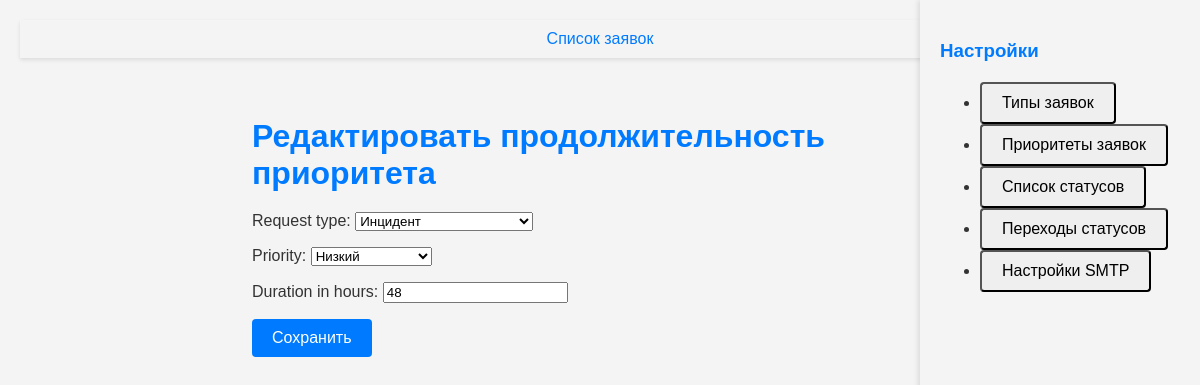
Page /priority_duration/edit/1/ on the earlier database version.
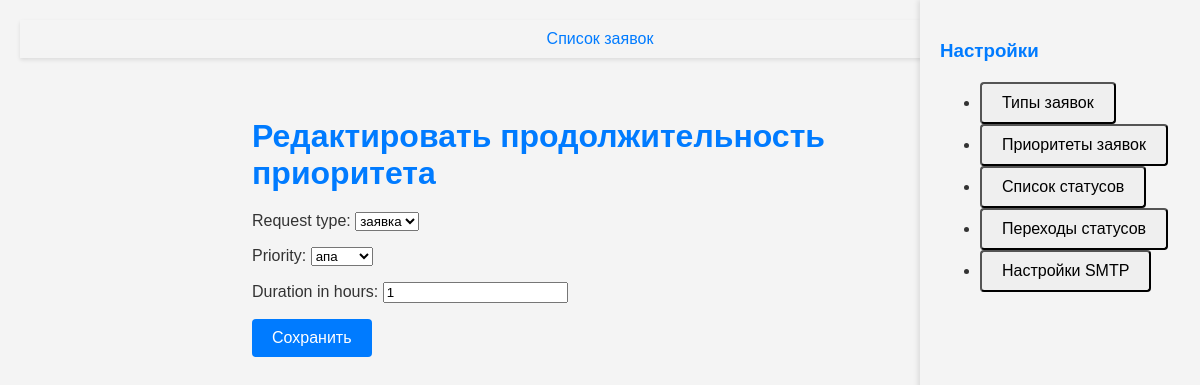
Same page on the later database version.
### service/models.py (models this page shows, shortened)
class PriorityDuration(models.Model):
    request_type = models.ForeignKey(RequestType, on_delete=models.CASCADE)
    priority = models.ForeignKey(Priority, on_delete=models.CASCADE)
    duration_in_hours = models.IntegerField(default=0)
    class Meta:
        unique_together = ('priority', 'request_type')

### service/views/settings_views.py (the view)
# urls.py: path('priority_duration/edit/<int:pk>/', create_or_edit_priority_duration, name='edit_priority_duration'),
def create_or_edit_priority_duration(request, pk=None):
    if pk:
        duration = get_object_or_404(PriorityDuration, pk=pk)
    else:
        duration = None
    form = PriorityDurationForm(request.POST or None, instance=duration)
    if request.method == 'POST' and form.is_valid():
        form.save()
        messages.success(request, "Продолжительность приоритета успешно сохранена.")
        return redirect('types_list')  # Используйте имя URL-паттерна здесь
    context = {
        'form': form,
        'duration': duration
    }
    return render(request, 'settings/priority_duration.html', context)

### service/forms/Settings_forms.py
class PriorityDurationForm(forms.ModelForm):
    class Meta:
        model = PriorityDuration
        fields = ['request_type', 'priority', 'duration_in_hours']

### service/models.py (called while the page is built)
    def __str__(self):
        return self.name

    def __str__(self):
        return self.name

### service/templates/settings/priority_duration.html (shortened to what this page needs)
{% extends 'settings/settings_sidebar.html' %}
{% block settings_content %}
    <div class="settings-content">
        <h1>{% if form.instance.pk %}Редактировать{% else %}Создать{% endif %} продолжительность приоритета</h1>
        <form method="post" class="priority-duration-form">
            {{ form.as_p }}
            <button type="submit" class="btn btn-primary">Сохранить</button>
        </form>
    </div>
{% endblock %}

Differences in the rows shown:
changed PriorityDuration: request_type "Инцидент" → "заявка"; priority "Низкий" → "апа"; duration_in_hours "48" → "1"
